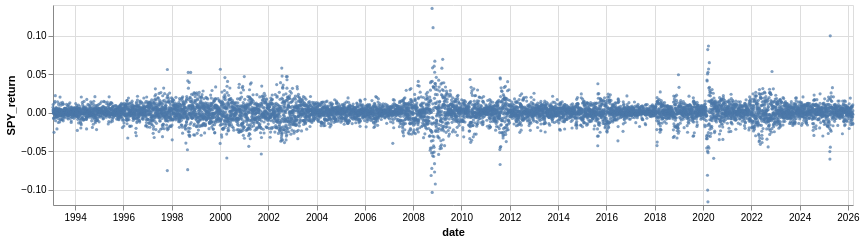

The code cell stored with this chart in its notebook:
### Code cell
chart = alt.Chart(test_df.dropna().reset_index()).mark_circle(size=10).encode(
    x='date:T',
    y=ETF + '_return:Q'
)
chart.properties(height=200, width=800)

### Figure 1 — Vega-Lite specification as saved in the notebook (floating-point values rounded to 4 significant figures; data arrays with more than 128 entries replaced by an {"elided": "..."} marker saying what was removed)
{"config": {"view": {"continuousWidth": 300, "continuousHeight": 300}}, "data": {"name": "data-abf6e7c6a60604cef1efd96c901c95a7"}, "mark": {"type": "circle", "size": 10}, "encoding": {"x": {"field": "date", "type": "temporal"}, "y": {"field": "SPY_return", "type": "quantitative"}}, "height": 200, "width": 800, "$schema": "https://vega.github.io/schema/vega-lite/v6.1.0.json", "datasets": {"data-abf6e7c6a60604cef1efd96c901c95a7": {"elided": "8340 records"}}}
